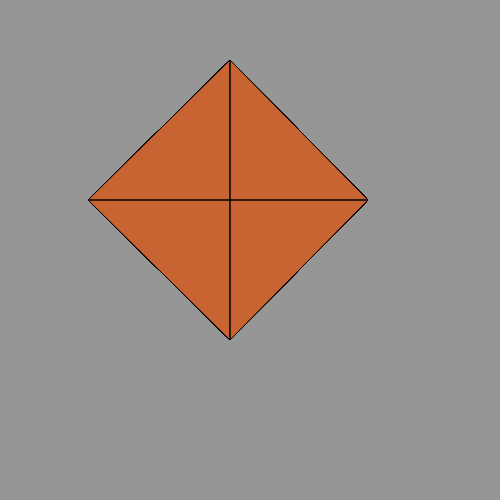
Frame 1 (no input)
Frame 60 (no input): identical to frame 1, image omitted
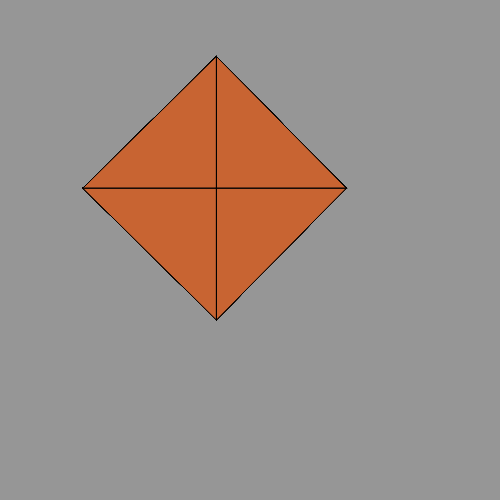
Frame 120 (the mouse pressed at the canvas centre since frame 60)

The p5.js sketch that drew these frames (run headless with seeded random() and noise() and a simulated clock; from frame 60 on, the mouse is pressed at the canvas centre):

// p5.js sketch
// ── sketch.js
var triangles = 20;
var scalar = 1;

function setup() {
  createCanvas (500,500);
}

function draw() {
  background (150);
  scale(scalar);
  
  for(var i = 1; i <= triangles; i++){
    fill((200),(100),(50));
      beginShape(TRIANGLE_FAN);
      vertex(230, 200);
      vertex(230, 60);
      vertex(368, 200);
      vertex(230, 340);
      vertex(88, 200);
      vertex(230, 60);
      endShape();
  }
   if (mouseIsPressed === true){
  scalar-=0.001;
   }
}
